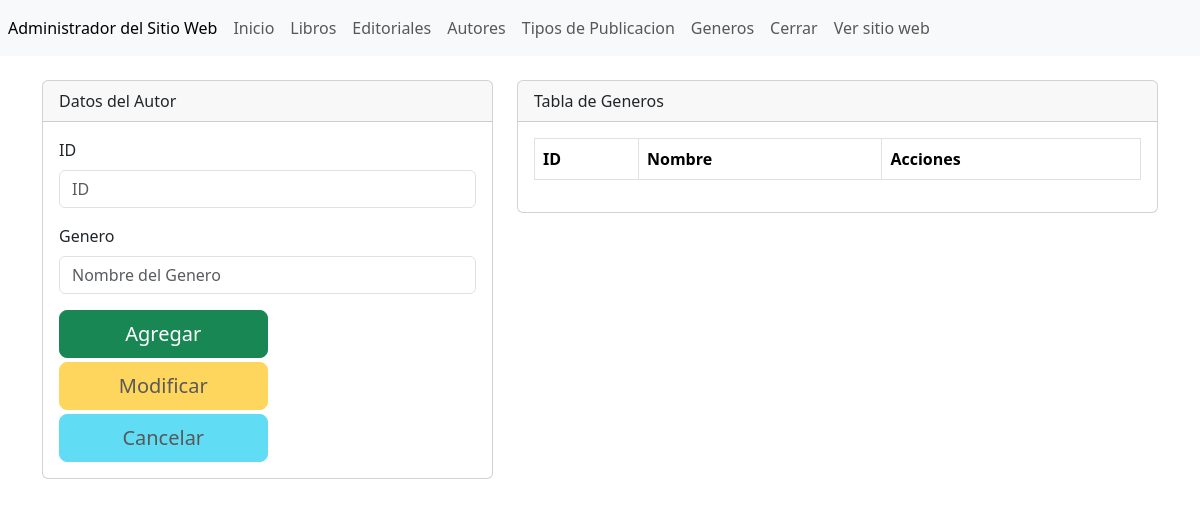
Before: /administrador/seccion/generos.php (signed in) with the older database file.
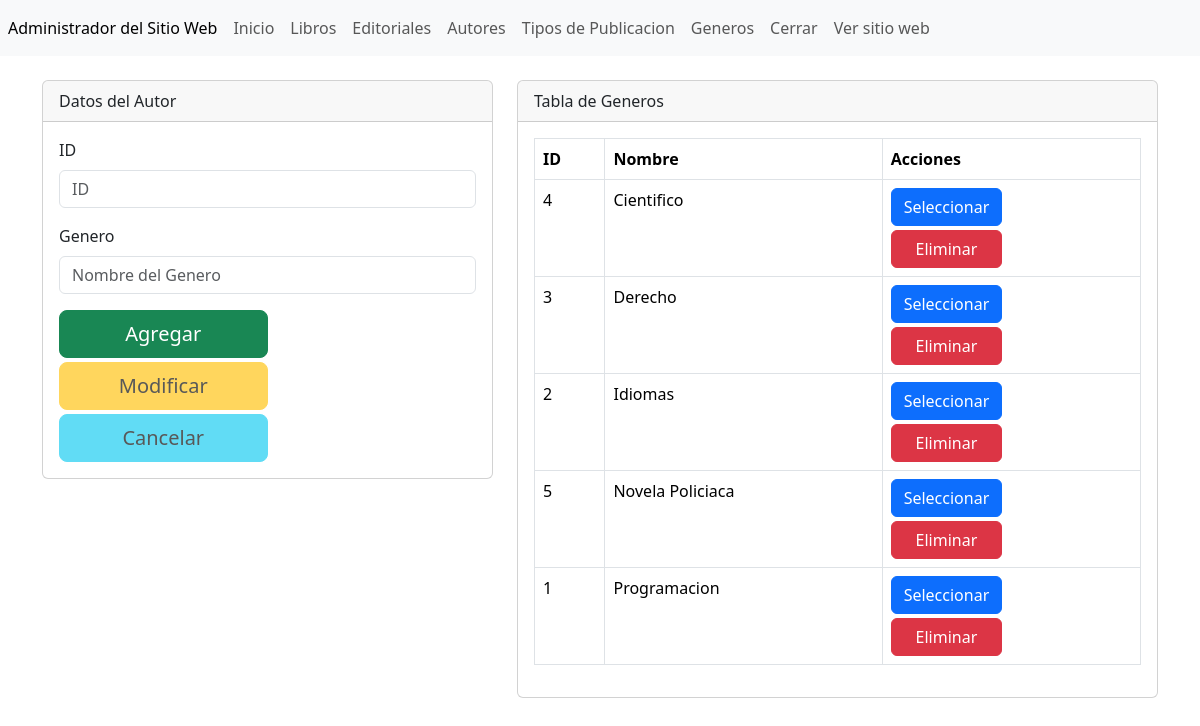
After: the same page with the newer database file.
### tables this page shows
CREATE TABLE IF NOT EXISTS `genero` (
  `id` int(11) NOT NULL AUTO_INCREMENT,
  `nombregenero` varchar(255) NOT NULL,
  PRIMARY KEY (`id`),
  UNIQUE KEY `nombregenero` (`nombregenero`)
);

### administrador/seccion/generos.php (the view, shortened to what this page needs)
<?php include ('../template/cabecera.php'); ?>
<?php
$txtID = (isset($_POST['txtID'])) ? $_POST['txtID'] : "";
$txtNombre = (isset($_POST['txtNombre'])) ? $_POST['txtNombre'] : "";
$accion = (isset($_POST['accion'])) ? $_POST['accion'] : "";
include ('../config/bd.php');
$sentenciaSQL = $conexion->prepare("SELECT * FROM genero ORDER BY nombregenero");
$sentenciaSQL->execute();
$listaAutores = $sentenciaSQL->fetchAll(PDO::FETCH_ASSOC);
?>
<div class="col-md-5">
    <div class="card">
        <div class="card-header">Datos del Autor</div>
        <div class="card-body">
            <form action="" method="post">
                <div class="mb-3">
                    <label for="exampleFormControlInput1" class="form-label">ID</label>
                    <input type="text" required readonly class="form-control" name="txtID" id="txtID" placeholder="ID"
                        value="<?php echo $txtID; ?>">
                </div>
                <div class="mb-3">
                    <label for="exampleFormControlInput1" class="form-label">Genero</label>
                    <input type="text" required class="form-control" name="txtNombre" id="txtNombre"
                        value="<?php echo $txtNombre; ?>" placeholder="Nombre del Genero">
                </div>
                <div class="d-grid gap-1 col-6">
                    <button class="btn btn-success btn-lg" <?php echo ($accion == "Seleccionar") ? "disabled" : "" ?>
                        name="accion" value="Agregar" type="submit">Agregar</button>
                    <button class="btn btn-warning btn-lg" <?php echo ($accion != "Seleccionar") ? "disabled" : "" ?>
                        name="accion" value="Modificar" type="submit">Modificar</button>
                    <button class="btn btn-info btn-lg" <?php echo ($accion != "Seleccionar") ? "disabled" : "" ?> name="accion"
                        value="Cancelar" type="submit">Cancelar</button>
                </div>
            </form>
        </div>
    </div>
    <br />
</div>
<div class="col-md-7">
    <div class="card">
        <div class="card-header">Tabla de Generos</div>
        <div class="card-body">
            <div class="table-responsive">
                <table class="table table-bordered">
                    <thead>
                        <tr>
                            <th scope="col">ID</th>
                            <th scope="col">Nombre</th>
                            <th scope="col">Acciones</th>
                        </tr>
                    </thead>
                    <tbody>
                        <?php foreach ($listaAutores as $autores) { ?>
                            <tr>
                                <td><?php echo $autores['id'] ?></td>
                                <td><?php echo $autores['nombregenero'] ?></td>
                                <td>
                                    <form method="post">
                                        <div class="d-grid gap-1 col-4" role="group" aria-label="Button group name">
                                            <input type="submit" name="accion" value="Seleccionar"
                                                class="btn btn-primary" />
                                            <input type="submit" name="accion" value="Eliminar" class="btn btn-danger" />
                                        </div>
                                    </form>
                                </td>
                            </tr>
                        <?php } ?>
                    </tbody>
                </table>
            </div>
        </div>
    </div>
</div>
<?php include ('../template/pie.php'); ?>

### administrador/template/cabecera.php (shortened to what this page needs)
<!doctype html>
<html lang="es-MX">
<head>
    <link href="https://cdn.jsdelivr.net/npm/bootstrap@5.3.2/dist/css/bootstrap.min.css" rel="stylesheet"
 />
</head>
<body>
    <?php $url = "http://" . $_SERVER['HTTP_HOST']; ?>
    <nav class="navbar navbar-expand navbar-light bg-light">
        <div class="nav navbar-nav">
            <a class="nav-item nav-link active" href="#">Administrador del Sitio Web </a>
            <a class="nav-item nav-link" href="<?php echo $url; ?>/administrador/inicio.php">Inicio</a>
            <a class="nav-item nav-link" href="<?php echo $url; ?>/administrador/seccion/productos.php">Libros</a>
            <a class="nav-item nav-link" href="<?php echo $url; ?>/administrador/seccion/editoriales.php">Editoriales</a>
            <a class="nav-item nav-link" href="<?php echo $url; ?>/administrador/seccion/autores.php">Autores</a>
            <a class="nav-item nav-link" href="<?php echo $url; ?>/administrador/seccion/tipos.php">Tipos de
                Publicacion</a>
            <a class="nav-item nav-link" href="<?php echo $url; ?>/administrador/seccion/generos.php">Generos</a>
            <a class="nav-item nav-link" href="<?php echo $url; ?>/administrador/seccion/cerrar.php">Cerrar</a>
            <a class="nav-item nav-link" href="<?php echo $url; ?>">Ver sitio web</a>
        </div>
    </nav>
    <div class="container">
        <br />
        <div class="row">

### administrador/template/pie.php
</div>
</div>
</body>
</html>

Changed rows visible on the page:
added genero: id "4", nombregenero "Cientifico"
added genero: id "3", nombregenero "Derecho"
added genero: id "2", nombregenero "Idiomas"
added genero: id "5", nombregenero "Novela Policiaca"
added genero: id "1", nombregenero "Programacion"
